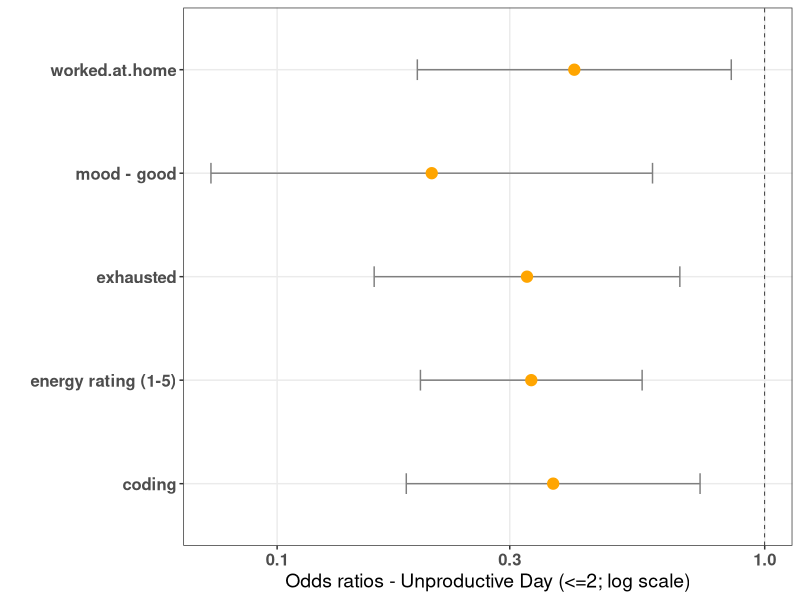
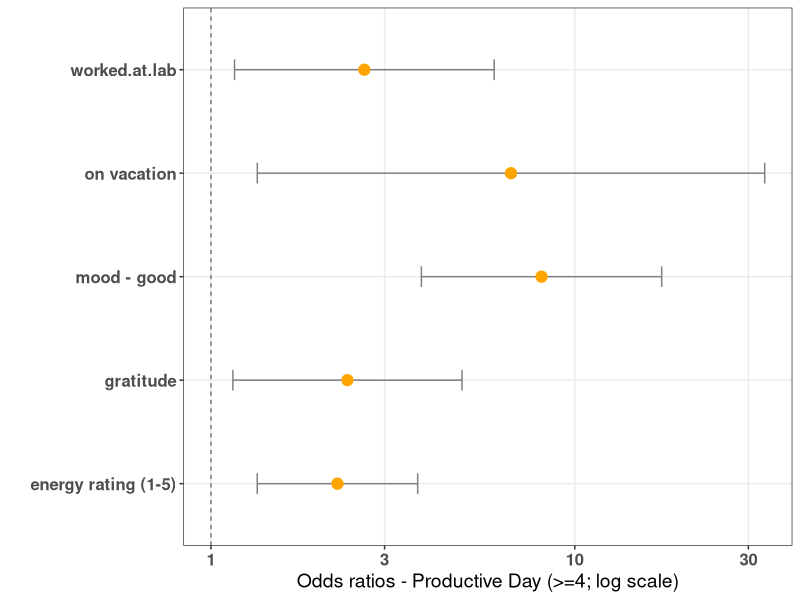

Source code (R) for these figures, in order:
## ---- chunk 1
set.seed(6666)
library(knitr)
library(tidyverse)
library(caret)
library(nnet)
library(reshape2)
# library(Hmisc)
classes <- c('Date', 'numeric', replicate(9, 'logical'), 'numeric', replicate(5, 'logical'),
             'factor', replicate(7, 'logical'), 'numeric', replicate(17, 'logical'))
self.data <- read.csv(file = "data/self_data-subset-INST462.csv", colClasses = classes) %>%
  dplyr::select(-worked.at.library, -productive.day, -Date, -MITs.done, -ate.near.bedtime,
                -read.in.bed, -used.phone.in.bed, -took.morning.meds, -took.evening.meds) %>%
  mutate(productivity.rating = factor(productivity.rating)) %>%
  mutate(productivity.rating = fct_collapse(productivity.rating, '<=2' = c('1', '2'), '>=4' = c('4', '5'))) %>%
  mutate(productivity.rating = relevel(productivity.rating, ref = '3')) %>%
  mutate(mood = relevel(mood, ref = 'neutral')) %>%
  na.omit()

n.by.var <-
  self.data %>%
  mutate(moodgood = mood == 'good', moodsad = mood == 'sad', energy.rating = 1) %>%
  select(-mood, -productivity.rating) %>%
  summarize_all(sum) %>%
  unlist()

vars.with.variance <-
  c(n.by.var[n.by.var > 20 & n.by.var < nrow(self.data) - 20], n.by.var['energy.rating'])

vars.with.enough.variance.actual.colnames <-
  c(names(vars.with.variance)[!(names(vars.with.variance) %in% c('moodgood', 'moodsad'))],
    'productivity.rating',
    'mood')

self.data.vars.with.variance <-
  self.data %>%
  select_at(vars.with.enough.variance.actual.colnames)

train.indices <- sample(seq_len(nrow(self.data.vars.with.variance)),
                        size = floor(0.75 * nrow(self.data.vars.with.variance)))
train.data <- self.data.vars.with.variance[train.indices,]
test.data <- self.data.vars.with.variance[-train.indices,]
## ---- chunk 2
# Cross validation performance of multinomial regression.
# reference: http://amunategui.github.io/multinomial-neuralnetworks-walkthrough/
totalAccuracy <- c()
cv <- 10
cvDivider <- floor(nrow(self.data.vars.with.variance) / (cv + 1))

for (cv in seq(1:cv)) {
  train.indices <- sample(seq_len(nrow(self.data.vars.with.variance)),
                          size = floor(0.75 * nrow(self.data.vars.with.variance)))
  dataTrain <- self.data.vars.with.variance[train.indices,]
  dataTest <- self.data.vars.with.variance[-train.indices,]

  prodModel <- multinom(productivity.rating ~ ., data = dataTrain, maxit = 1000, trace = FALSE)

  pred <- predict(prodModel, newdata = dataTest, type = "class")

  #  classification error
  cv_ac <- postResample(dataTest$productivity.rating, pred)[[1]]
  # print(paste('Current Accuracy:', cv_ac, 'for CV:', cv))
  totalAccuracy <- c(totalAccuracy, cv_ac)
}
mean(totalAccuracy)

# Use final model to predict on the training dataset, check out confusion matrix.
preds <- predict(prodModel, type = "class", newdata = dataTest)
postResample(dataTest$productivity.rating, preds)
confusionMatrix(table(dataTest$productivity.rating, preds))[c('overall', 'table')]
## ---- chunk 3
# summary(test)
z <- summary(prodModel)$coefficients/summary(prodModel)$standard.errors
# 2-tailed z test
p <- (1 - pnorm(abs(z), 0, 1)) * 2

# variables with a significant result
library(stringr)
sig.vars <-
  melt(p, value.name = 'p') %>%
  filter(p < 0.05, Var2 != '(Intercept)') %>%
  distinct(Var2) %>%
  pull()
sig.vars.orig.names <- str_remove(str_remove(str_remove(sig.vars, 'TRUE'), 'good'), 'sad')

# exp(coef(prodModel)) gives relative risk (also called odds), i.e., the ratio of the probability of
# choosing one outcome category over the probability of choosing the baseline category
# exp(coef(prodModel))
sig.odds <- data.frame(exp(coef(prodModel))[,sig.vars])

# (exp(coef(prodModel)) - 1)*100 gives the percent change in the odds for a one unit increase in the
# independent variable -- "for a one point increase in energy rating, we see an 88% increase in the
# odds of having a productivity rating of >=4 compared to a productivity rating of 3."
# (exp(coef(prodModel)) - 1)*100
# ((exp(coef(prodModel)) - 1)*100)[,sig.vars]

sig.cis <- confint(prodModel)[sig.vars,,]
dimnames(sig.cis)[[1]] <- str_remove(dimnames(sig.cis)[[1]], 'TRUE')

sig.p <- data.frame(p[,sig.vars])
names(sig.p) <- unname(sapply(str_remove(sig.vars, 'TRUE'), paste0, '-p.value'))
names(sig.odds) <- unname(sapply(str_remove(sig.vars, 'TRUE'), paste0, '-odds'))
sig.odds.and.p <- cbind(sig.odds, sig.p)
sig.odds.and.p <-
  sig.odds.and.p[, order(names(sig.odds.and.p), decreasing = FALSE)] %>%
  rownames_to_column(var = 'productivity.rating')

kable(
  sig.odds.and.p %>%
    gather(key, value, -productivity.rating) %>%
    extract(key, c('variable', 'stat'), '([[:alpha:].]+)-([[:alpha:].]+)') %>%
    spread(stat, value) %>%
    filter(p.value < 0.05) %>%
    select(variable, productivity.rating, odds, p.value) %>%
    mutate(n = n.by.var[variable]) %>%
    arrange(variable),
  digits = 3,
  align = 'l'
)
## ---- chunk 4
# adapted from: http://www.jscarlton.net/post/2015-10-24VisualizingLogistic/
sig.odds.and.p.transformed <-
  sig.odds.and.p %>%
  gather(key, value, -productivity.rating) %>%
  extract(key, c('variable', 'stat'), '([[:alpha:].]+)-([[:alpha:].]+)') %>%
  spread(stat, value) %>%
  filter(p.value < 0.05) %>%
  select(variable, productivity.rating, odds, p.value)

unproductive.data.with.errorbars <-
  sig.odds.and.p.transformed %>%
  filter(productivity.rating == '<=2') %>%
  mutate(n = n.by.var[variable],
         lb = exp(sig.cis[variable, '2.5 %', '<=2']),
         ub = exp(sig.cis[variable, '97.5 %', '<=2'])) %>%
  arrange(variable) %>%
  filter(variable != 'moodsad') %>%
  mutate(variable = fct_recode(variable,
                               'energy rating (1-5)' = 'energy.rating',
                               'mood - good' = 'moodgood'))

ggplot(unproductive.data.with.errorbars, aes(x = odds, y = variable)) +
  geom_vline(aes(xintercept = 1), size = .25, linetype = "dashed") +
  geom_errorbarh(aes(xmax = ub, xmin = lb), size = .5, height = .2, color = "gray50") +
  geom_point(size = 3.5, color = "orange") +
  theme_bw() +
  theme(panel.grid.minor = element_blank(),
        axis.text = element_text(size = 12, face = 'bold'),
        axis.title = element_text(size = 14)) +
  scale_x_log10() +
  ylab("") +
  xlab("Odds ratios - Unproductive Day (<=2; log scale)")


productive.data.with.errorbars <-
  sig.odds.and.p.transformed %>%
  filter(productivity.rating == '>=4') %>%
  mutate(n = n.by.var[variable],
         lb = exp(sig.cis[variable, '2.5 %', '>=4']),
         ub = exp(sig.cis[variable, '97.5 %', '>=4'])) %>%
  arrange(variable) %>%
  filter(variable != 'moodsad') %>%
  mutate(variable = fct_recode(variable,
                               'energy rating (1-5)' = 'energy.rating',
                               'mood - good' = 'moodgood',
                               'out of town' = 'away.from.home',
                               'on vacation' = 'on.vacation',
                               'slept in' = 'slept.in'))

ggplot(productive.data.with.errorbars, aes(x = odds, y = variable)) +
  geom_vline(aes(xintercept = 1), size = .25, linetype = "dashed") +
  geom_errorbarh(aes(xmax = ub, xmin = lb), size = .5, height = .2, color = "gray50") +
  geom_point(size = 3.5, color = "orange") +
  theme_bw() +
  theme(panel.grid.minor = element_blank(),
        axis.text = element_text(size = 12, face = 'bold'),
        axis.title = element_text(size = 14)) +
  scale_x_log10() +
  ylab("") +
  xlab("Odds ratios - Productive Day (>=4; log scale)")
## ---- chunk 5
# # https://stats.idre.ucla.edu/r/dae/ordinal-logistic-regression/
# library(MASS)
# ## fit ordered logit model and store results 'm'
# m <- polr(productivity.rating ~ ., data = self.data, Hess = TRUE)
# 
# ## view a summary of the model
# summary(m)
# 
# (ctable <- coef(summary(m)))
# 
# ## calculate and store p values
# p <- pnorm(abs(ctable[, "t value"]), lower.tail = FALSE) * 2
# 
# ## combined table
# (ctable <- cbind(ctable, "p value" = round(p, digits = 3)))
# 
# p.coeff <- p[names(m$coefficients)]
# significant.estimators <- names(p.coeff[p.coeff < 0.05])
# 
# (ci <- confint(m)) # default method gives profiled CIs
# 
# confint.default(m) # CIs assuming normality
# 
# ## odds ratios
# exp(coef(m)[significant.estimators])
# 
# ## OR and CI
# exp(cbind(OR = coef(m), ci))
# 
# sf <- function(y) {
#   c('Y>=1' = qlogis(mean(y >= 1)),
#     'Y>=2' = qlogis(mean(y >= 2)),
#     'Y>=3' = qlogis(mean(y >= 3)),
#     'Y>=4' = qlogis(mean(y >= 4)),
#     'Y>=5' = qlogis(mean(y >= 5)))
# }
# # (s <- with(self.data, summary(as.formula(paste('as.numeric(productivity.rating) ~',
# #                                                paste(significant.estimators, collapse = ' + ')), fun = sf)))
# (s <- with(self.data,
#            summary(as.numeric(productivity.rating) ~ coding + energy.rating + exhausted + mood +
#                      slept.in + went.to.class + worked.at.home + worked.at.lab,
#                    fun = sf)))
# 
# s[, 6] <- s[, 6] - s[, 5]
# s[, 5] <- s[, 5] - s[, 4]
# s[, 4] <- s[, 4] - s[, 3]
# s[, 3] <- s[, 3] - s[, 3]
# s
# 
# plot(s, which = 1:5, xlab = 'logit', main = ' ', xlim = range(s[,3:6], finite = TRUE))
# 
# library(brant)
# brant(m, by.var = TRUE)
# 
# data = MASS::survey
# data$Smoke = ordered(MASS::survey$Smoke, levels = c("Never","Occas","Regul","Heavy"))
# model1 = MASS::polr(Smoke ~ Sex + Height, data = data, Hess = TRUE)
# brant(model1)
